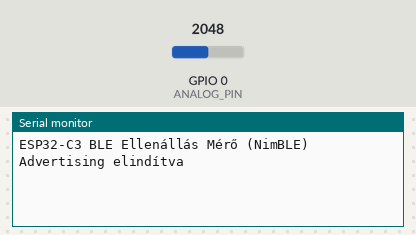
Bench run of a sketch on a simulated ESP32-C3. On the bench: the last lines printed to the serial monitor. The inputs (shaded band) are chosen by the test bench; at power-on: GPIO 0 (ANALOG_PIN) = 2048 (analog values on the 0–4095 scale). Nothing arrives over Bluetooth unless stated; a phone connects over Bluetooth LE 3 s after start.

Above: at 1.4 s.
1.5 s: GPIO 0 (ANALOG_PIN) set to 2866
At 4.0 s:
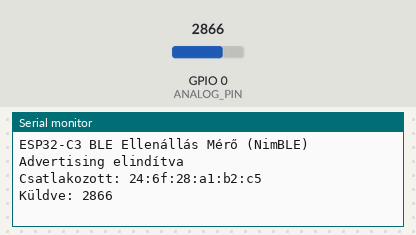
4.7 s: GPIO 0 (ANALOG_PIN) set to 3603
At 6.0 s:
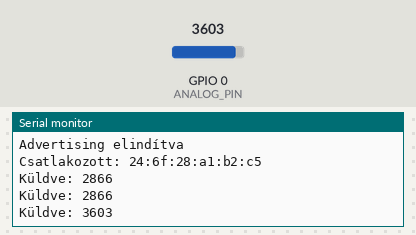

The sketch:

program.ino
```cpp
/*
 * ESP32-C3 BLE Ellenállás Mérő (NimBLE - API kompatibilis, egyszerű)
 *
 * Service UUID:        0000ffe0-0000-1000-8000-00805f9b34fb
 * Characteristic UUID: 0000ffe1-0000-1000-8000-00805f9b34fb
 *
 * 2 byte little-endian notify, 1 mp-enként
 */

#include <Arduino.h>
#include <NimBLEDevice.h>

static const char* DEVICE_NAME         = "BLE_Resistance_Meter";
static const char* SERVICE_UUID        = "0000ffe0-0000-1000-8000-00805f9b34fb";
static const char* CHARACTERISTIC_UUID = "0000ffe1-0000-1000-8000-00805f9b34fb";

#define ANALOG_PIN 0   // ESP32-C3 GPIO0 (ADC1_CH0)

static NimBLEServer* pServer = nullptr;
static NimBLECharacteristic* pCharacteristic = nullptr;

static bool deviceConnected = false;
static unsigned long lastSend = 0;
static const unsigned long SEND_INTERVAL_MS = 1000;

class MyServerCallbacks : public NimBLEServerCallbacks {
  void onConnect(NimBLEServer* server, NimBLEConnInfo& info) override {
    deviceConnected = true;
    Serial.print("Csatlakozott: ");
    Serial.println(info.getAddress().toString().c_str());
  }

  void onDisconnect(NimBLEServer* server, NimBLEConnInfo& info, int reason) override {
    deviceConnected = false;
    Serial.print("Lecsatlakozott, reason=");
    Serial.println(reason);

    delay(150);
    NimBLEDevice::startAdvertising();
    Serial.println("Advertising újraindítva");
  }
};

uint16_t readResistance() {
  int adc = analogRead(ANALOG_PIN);
  if (adc < 0) adc = 0;
  if (adc > 4095) adc = 4095;
  return (uint16_t)adc;
}

void startAdvertising() {
  NimBLEAdvertising* adv = NimBLEDevice::getAdvertising();
  adv->stop();

  NimBLEAdvertisementData ad;
  ad.setFlags(0x06); // LE General Discoverable + BR/EDR not supported
  ad.setCompleteServices(NimBLEUUID(SERVICE_UUID));

  NimBLEAdvertisementData sr;
  sr.setName(DEVICE_NAME);

  adv->setAdvertisementData(ad);
  adv->setScanResponseData(sr);

  adv->start();
  Serial.println("Advertising elindítva");
}

void startBle() {
  NimBLEDevice::init(DEVICE_NAME);

  pServer = NimBLEDevice::createServer();
  pServer->setCallbacks(new MyServerCallbacks());

  NimBLEService* service = pServer->createService(SERVICE_UUID);

  // READ + WRITE + NOTIFY (app kompatibilisebb)
  pCharacteristic = service->createCharacteristic(
    CHARACTERISTIC_UUID,
    NIMBLE_PROPERTY::READ | NIMBLE_PROPERTY::WRITE | NIMBLE_PROPERTY::NOTIFY
  );

  uint8_t initData[2] = {0x00, 0x00};
  pCharacteristic->setValue(initData, 2);

  service->start();

  startAdvertising();
}

void setup() {
  Serial.begin(115200);
  delay(200);

  Serial.println("ESP32-C3 BLE Ellenállás Mérő (NimBLE)");

  analogReadResolution(12);
  analogSetAttenuation(ADC_11db);

  startBle();
}

void loop() {
  unsigned long now = millis();

  if (deviceConnected && (now - lastSend >= SEND_INTERVAL_MS)) {
    lastSend = now;

    uint16_t value = readResistance();

    uint8_t data[2];
    data[0] = (uint8_t)(value & 0xFF);
    data[1] = (uint8_t)((value >> 8) & 0xFF);

    pCharacteristic->setValue(data, 2);
    pCharacteristic->notify();

    Serial.print("Küldve: ");
    Serial.println(value);
  }

  delay(10);
}
```

Measured:
- after the input at 1.5 s, the serial monitor: prints a new line after 1.7 s (image 1)
- after the input at 4.7 s, the serial monitor: prints a new line after 0.52 s (image 2)
